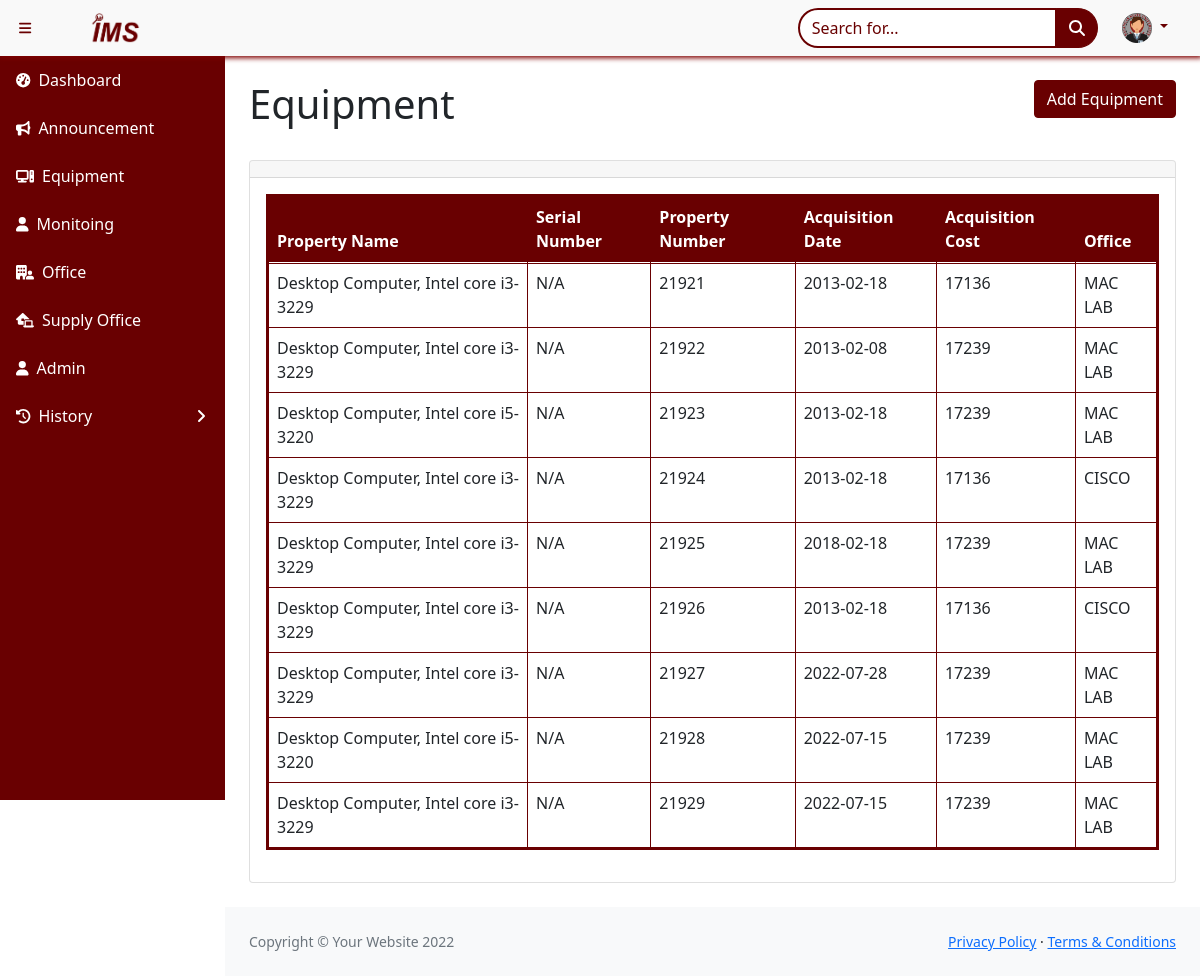
/equipment.php (signed in), run on the app's committed database.
### tables this page shows
CREATE TABLE `headadmin` (
  `HeadAdminID` int(11) NOT NULL,
  `FirstName` varchar(255) NOT NULL,
  `LastName` varchar(255) NOT NULL,
  `MiddleName` varchar(255) NOT NULL,
  `Gender` varchar(10) NOT NULL,
  `Birthdate` date NOT NULL,
  `Address` varchar(255) NOT NULL,
  `ContactNumber` varchar(11) NOT NULL,
  `Position` varchar(255) NOT NULL,
  `Email` varchar(1000) NOT NULL,
  `Username` varchar(255) NOT NULL,
  `Password` varchar(255) NOT NULL,
  `Picture` varchar(500) NOT NULL
);

CREATE TABLE `equipment` (
  `PropertyName` varchar(500) NOT NULL,
  `SerialNumber` varchar(255) NOT NULL,
  `PropertyNumber` varchar(100) NOT NULL,
  `AcquisitionDate` date NOT NULL,
  `AcquisitionCost` int(100) NOT NULL,
  `Office` varchar(255) NOT NULL
);

### equipment.php (the view, shortened to what this page needs)
<!DOCTYPE html>
<html lang="en">
    <head>
        <link href="https://cdn.jsdelivr.net/npm/simple-datatables@latest/dist/style.css" rel="stylesheet" />
        <link href="css/styles.css" rel="stylesheet" />
    </head>
    <body class="sb-nav-fixed">
        <nav class="sb-topnav navbar navbar-expand navbar-dark bg-dark">
            <button class="btn btn-link btn-sm order-1 order-lg-0 me-4 me-lg-0" id="sidebarToggle" href="#!"><i class="fas fa-bars"></i></button>
            <img src="assets\img\inventory monitoring system maroon.png" alt="..." height="30" style="margin-left: 50px;">
            <a class="navbar-brand ps-3" href="index.html" style="margin-left: 80px;"></a>
            <form class="d-none d-md-inline-block form-inline ms-auto me-0 me-md-3 my-2 my-md-0">
                <div class="input-group">
                    <input class="form-control" type="text" placeholder="Search for..." aria-label="Search for..." aria-describedby="btnNavbarSearch" />
                    <button class="btn btn-primary" id="btnNavbarSearch" type="button"><i class="fas fa-search"></i></button>
                </div>
            </form>
             <?php
                include('dbconnector.php');
                $query=mysqli_query($dbconn,"SELECT * FROM headadmin WHERE HeadAdminID ='".$_SESSION['id']."'")or die(mysqli_error());
                while($row=mysqli_fetch_array($query)){
            ?>
            <ul class="navbar-nav ms-auto ms-md-0 me-3 me-lg-4">
                <li class="nav-item dropdown">
                    <a class="nav-link dropdown-toggle" id="navbarDropdown" href="#" role="button" data-bs-toggle="dropdown" aria-expanded="false">
                        <img src="assets\img\batstate_user01.png" alt="..." height="30">
                    </a>
                        <li style="text-align: center;"> <img class="admin-profile" src="images/<?php echo $row['Picture']; }?>" width="60px" height="60px"> </li>
                </li>
            </ul>
        </nav>
        <div id="layoutSidenav">
            <div id="layoutSidenav_nav">
                <nav class="sb-sidenav accordion sb-sidenav-dark" id="sidenavAccordion">
                    <div class="sb-sidenav-menu">
                       <div class="nav">
                            <a class="nav-link" href="dashboard.php">
                                <div class="sb-nav-link-icon"><i class="fas fa-tachometer-alt"></i></div>
                                Dashboard
                            </a>
                            <a class="nav-link" href="announcement.php">
                                <div class="sb-nav-link-icon"><i class="fa-solid fa-bullhorn"></i></div>
                                Announcement
                            </a>
                             <a class="nav-link" href="equipment.php">
                                <div class="sb-nav-link-icon"><i class="fa-solid fa-computer"></i></div>
                                Equipment
                            </a>
                            <a class="nav-link" href="evaluation.php">
                                <div class="sb-nav-link-icon"><i class="fa-solid fa-user"></i></div>
                                Monitoing
                            </a>
                            <a class="nav-link" href="office.php">
                                <div class="sb-nav-link-icon"><i class="fa-solid fa-building-user"></i></div>
                                Office
                            </a>
                            <a class="nav-link" href="supplyoffice.php">
                                <div class="sb-nav-link-icon"><i class="fa-solid fa-house-laptop"></i></div>
                                Supply Office
                            </a>
                            <a class="nav-link" href="admin.php">
                                <div class="sb-nav-link-icon"><i class="fa-solid fa-user"></i></div>
                                Admin
                            </a>
                            <a class="nav-link collapsed" href="#" data-bs-toggle="collapse" data-bs-target="#collapseLayouts" aria-expanded="false" aria-controls="collapseLayouts">
                                <div class="sb-nav-link-icon"><i class="fa-solid fa-clock-rotate-left"></i></div>
                                History
                                <div class="sb-sidenav-collapse-arrow"><i class="fas fa-angle-down"></i></div>
                            </a>
                        </div>
                    </div>
                </nav>
            </div>
        <div id="layoutSidenav_content">
            <main>
                <div class="container-fluid px-4">
                    <h1 class="mt-4">Equipment <button id="myBtn" class="btn btn-primary" type="button" style="position: absolute; right: 2%;"> Add Equipment</button></h1>
                </div>
        <br>
        <div class="container-fluid px-4">
            <div class="card mb-4">
                <div class="card-header"></div>
                    <div class="card-body">
                        <table  border="2px solid" class="table table-bordered" style="border-color: #690001;" id="datatablesSimple">
                            <thead style="background-color:#690001; color: white;">
                                <tr>
                                    <th>Property Name</th>
                                    <th>Serial Number</th>
                                    <th>Property Number</th>
                                    <th>Acquisition Date</th>
                                    <th>Acquisition Cost</th>
                                    <th>Office</th>
                                </tr>
                            </thead>
                            <tbody>
                                <tr style=" border-bottom: 1pt solid #fff; border-top: 1pt solid #fff; pointer-events: none">
                                <?php
                                    $query=mysqli_query($dbconn,"SELECT * FROM equipment")or die(mysqli_error());
                                    while($row=mysqli_fetch_array($query)){
                                   ?>
                                <tr >
                                    <td  colspan="1"><?php echo $row['PropertyName'];?></td>
                                    <td  colspan="1"><?php echo $row['SerialNumber'];?></td>
                                    <td  colspan="1"><?php echo$row['PropertyNumber'];?></td>
                                    <td  colspan="1"><?php echo $row['AcquisitionDate'];?></td>
                                    <td  colspan="1"><?php echo $row['AcquisitionCost'];?></td>
                                    <td  colspan="1"><?php echo $row['Office'];?></td>
                                </tr>
                                    <?php
                                   }
                                   ?>
                                </tr>
                            </tbody>
                        </table>
        </div>
        </div>
            </main>
                <footer class="py-4 bg-light mt-auto">
                    <div class="container-fluid px-4">
                        <div class="d-flex align-items-center justify-content-between small">
                            <div class="text-muted">Copyright &copy; Your Website 2022</div>
                            <div>
                                <a href="#">Privacy Policy</a>
                                &middot;
                                <a href="#">Terms &amp; Conditions</a>
                            </div>
                        </div>
                    </div>
                </footer>
            </div>
        </div>
    </body>
</html>

### data on the page
equipment: PropertyName "Desktop Computer, Intel core i3-3229", SerialNumber "N/A", PropertyNumber "21921", AcquisitionDate "2013-02-18", AcquisitionCost "17136", Office "MAC LAB"
equipment: PropertyName "Desktop Computer, Intel core i3-3229", SerialNumber "N/A", PropertyNumber "21922", AcquisitionDate "2013-02-08", AcquisitionCost "17239", Office "MAC LAB"
equipment: PropertyName "Desktop Computer, Intel core i5-3220", SerialNumber "N/A", PropertyNumber "21923", AcquisitionDate "2013-02-18", AcquisitionCost "17239", Office "MAC LAB"
equipment: PropertyName "Desktop Computer, Intel core i3-3229", SerialNumber "N/A", PropertyNumber "21924", AcquisitionDate "2013-02-18", AcquisitionCost "17136", Office "CISCO"
equipment: PropertyName "Desktop Computer, Intel core i3-3229", SerialNumber "N/A", PropertyNumber "21925", AcquisitionDate "2018-02-18", AcquisitionCost "17239", Office "MAC LAB"
equipment: PropertyName "Desktop Computer, Intel core i3-3229", SerialNumber "N/A", PropertyNumber "21926", AcquisitionDate "2013-02-18", AcquisitionCost "17136", Office "CISCO"
equipment: PropertyName "Desktop Computer, Intel core i3-3229", SerialNumber "N/A", PropertyNumber "21927", AcquisitionDate "2022-07-28", AcquisitionCost "17239", Office "MAC LAB"
equipment: PropertyName "Desktop Computer, Intel core i5-3220", SerialNumber "N/A", PropertyNumber "21928", AcquisitionDate "2022-07-15", AcquisitionCost "17239", Office "MAC LAB"
equipment: PropertyName "Desktop Computer, Intel core i3-3229", SerialNumber "N/A", PropertyNumber "21929", AcquisitionDate "2022-07-15", AcquisitionCost "17239", Office "MAC LAB"
